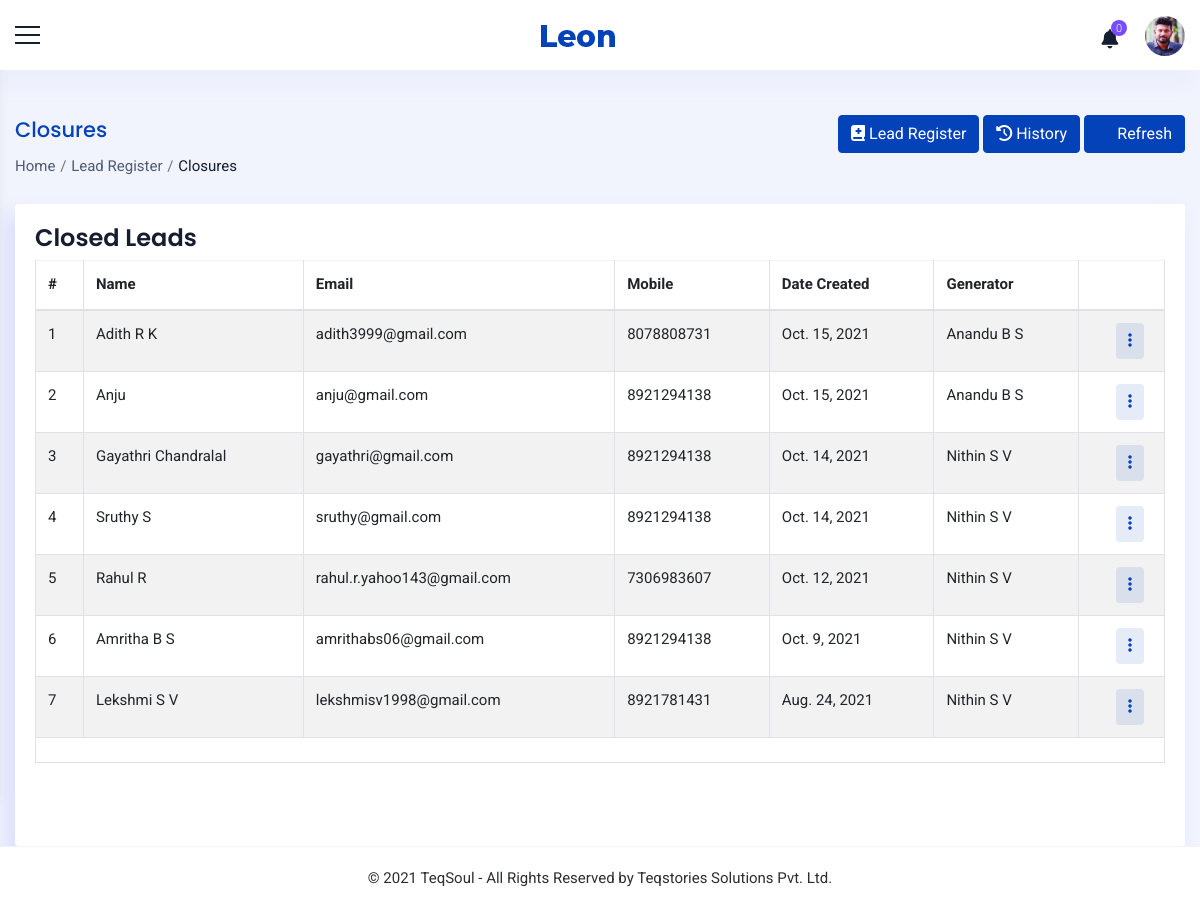
Page /sales/closure/ (signed in) on the committed database.
### accounts/models.py (models this page shows, shortened)
class Staff(models.Model):
    value= (
    ('1', 'Operations'),
    ('2', 'Sales'),
    ('3', 'Trainer'),
    ('4', 'Admin'),
    ('5', 'Operations Manager'),
    ('6', 'Sales Manager'),
    ('7', 'Trainer Manager'),
    )
    user = models.OneToOneField(User,on_delete=models.CASCADE,null=True,blank=True)
    name = models.CharField(max_length=100,null=True, blank=True)
    empid = models.CharField(max_length=100,null=True, blank=True)
    mobile = models.CharField(max_length=10,null=True, blank=True)
    email = models.EmailField(max_length=200,null=True, blank=True)
    sex = models.CharField(max_length=10,null=True,choices=sex_choices, blank=True)
    dob = models.DateField(null=True, blank=True)
    doj = models.DateField(null=True, blank=True)
    blood_group = models.CharField(max_length=100,null=True, blank=True,choices=groups)
    house = models.CharField(max_length=100,null=True, blank=True)
    street =models.CharField(max_length=100,null=True, blank=True)
    street2 =models.CharField(max_length=100,null=True, blank=True)
    city = models.CharField(max_length=100,null=True, blank=True)
    state = models.CharField(max_length=100,null=True,choices=state, blank=True)
    pin = models.CharField(max_length=100,null=True,blank=True)
    stype = models.CharField(max_length=100,null=True,choices=value, blank=True)
    status = models.CharField(max_length=20,choices=(('Active','Active'),('Inactive','Inactive')),default='Active')
    profile_pic = models.ImageField(null=True, blank=True,upload_to='images/dp/',default='accounts/static/images/user3.png')
    facebook = models.CharField(max_length=1000, null=True, blank=True)
    linkedin = models.CharField(max_length=1000, null=True, blank=True)
    instagram = models.CharField(max_length=1000, null=True, blank=True)
    approval = models.BooleanField(null=True, blank=True, default=False)
    def __str__(self):
        return self.name
    class Meta:
        unique_together = [['name']]

class Lead(models.Model):
    name = models.CharField(max_length=100,null=True, blank=True)
    email = models.EmailField(max_length=200,null=True,blank=True)
    mobile = models.CharField(max_length=10,null=True,blank=True)
    sex = models.CharField(max_length=10,null=True,choices=sex_choices,blank=True,default="Male")
    generator = models.ForeignKey(Staff,on_delete=models.CASCADE, blank=True,null=True,related_name='representative')
    created_on = models.DateField(null=True, blank=True)
    status = models.CharField(max_length=100,null=True, blank=True,choices=groups,default="New")
    lms = models.BooleanField(default = False)
    approval = models.CharField(max_length=100,null=True, blank=True,choices=approval_choices)
    to_be_approved_by = models.ForeignKey(Staff,on_delete=models.CASCADE, blank=True,null=True)

### accounts/views.py (the view)
# urls.py: path('sales/closure/',ViewClosure.as_view(),name='view_closure'),
class ViewClosure(View):
    def get(self, request):
        x = SalesOperation(request)
        if x == True:
            staff = Staff.objects.get(user=request.user)
            notify = Notifications(staff)
            count = CountNotifications(notify)
            if staff.stype == '4' or staff.stype == '6':
                lead = Lead.objects.filter(status='Converted').order_by('-created_on')
            else:
                lead = Lead.objects.filter(status='Converted',generator=staff).order_by('-created_on')
            page = Pagination(request,lead,10)
            context={'count':count,'notify':notify,'staff':staff,'lead':page}
            return render(request,'sales/closure.html',context)
        else:
            if request.user.is_authenticated:
                return render(request,'messages/common/permission_error.html')
            else:
                return redirect('home')

### accounts/functions.py (called while the page is built)
def Pagination(request,object,count):
    p = Paginator(object,count)
    page_num = request.GET.get('page',1)
    try:
        page = p.page(page_num)
    except EmptyPage:
        page = p.page(1)
    return (page)

def SalesOperation(request):
    user = request.user
    if user.is_authenticated:
        try:
            staff = Staff.objects.get(user=user)
            if staff.stype == '6' or staff.stype=='4' or staff.stype== '5' or staff.stype== '2':
                return (True)
            else:
                return (False)
        except:
            return (False)
    else:
        return (False)

def Notifications(staff):
    notifications = Notification.objects.filter(user1=staff,status='2').order_by('-date').order_by('-time')
    return notifications

def CountNotifications(notifications):
    count = 0
    for i in notifications:
        count = count +1
    return count

### accounts/templates/sales/closure.html (shortened to what this page needs)
{% extends 'common/main.html' %}
{% load static %}
{% block content %}
{% include 'common/header.html' %}
<div class="container_full">
    <div class="content_wrapper bg_homebefore inner-wrapper tables-sec">
        <div class="container-fluid">
            <div class="breadcrumbbar">
                <div class="row">
                  <div class="col-md-8 col-lg-8">
                    <h4 class="page-title">Closures</h4>
                    <div class="breadcrumb-list">
                      <ol class="breadcrumb">
                        <li class="breadcrumb-item"><a href="{% url 'home' %}">Home</a></li>
                        <li class="breadcrumb-item"><a href="{% url 'view_leads' %}">Lead Register</a></li>
                        <li class="breadcrumb-item active" aria-current="page">Closures</li>
                      </ol>
                    </div>
                  </div>
                  <div class="col-md-4 col-lg-4 mr-0">
                    <div class="widgetbar">
                        <a href="{% url 'view_leads' %}" class="btn btn-primary"><i class="fas fa-book-medical"></i> Lead Register</a>
                        <a href="{% url 'view_history' %}" class="btn btn-primary"><i class="fas fa-history"></i> History</a>
                        <button class="btn btn-primary" onclick="window.location.reload()"><i class="ti ti-reload mr-2"></i>Refresh</button>
                    </div>
                  </div>
                </div>
              </div>
        <div class="row ">
            <div class="col-12">
              <div class="card">
                <h4 class="m-t-0 header-title">Closed Leads</h4>
                <div class="table-responsive">
                <table id="demo-foo-filtering" class="table table-striped table-bordered toggle-circle m-b-0" >
                  <thead>
                    <tr>
                      <th>#</th>
                      <th>Name</th>
                      <th>Email</th>
                      <th>Mobile</th>
                      <th>Date Created</th>
                      {% if staff.stype == '4' or staff.stype == '5' or staff.stype == '6' %}
                      <th>Generator</th>
                      {% endif %}
                      <th class="text-right"></th>
                    </tr>
                  </thead>
                  <tbody>
                    {% for i in lead %}
                    <tr>
                      <td>{{forloop.counter}}</td>
                      <td>{{i.name}}</td>
                      <td>{{i.email}}</td>
                      <td>{{i.mobile}}</td>
                      <td>{{i.created_on}}</td>
                      {% if staff.stype == '4' or staff.stype == '6'  %}
                      <td>{{i.generator}}</td>
                      {% endif %}
                      <td class="text-right">
                        <div class="btn-group mr-2">
                          <div class="dropdown">
                            <button class="btn btn-round btn-primary-rgba" type="button" id="CustomdropdownMenuButton4" data-toggle="dropdown" aria-haspopup="true" aria-expanded="false"><i class="fas fa-ellipsis-v"></i></button>
                          </div>
                        </div>
                      </td>
                      {% empty %}
                      <td colspan="7">No closure to show.</td>
                    </tr>
                    {% endfor %}
                  </tbody>
                  <tfoot>
                    <tr class="active">
                      <td colspan="7"></td>
                    </tr>
                  </tfoot>
                </table></div><br><br>
                </div>
              </div>
            </div>
          </div>
          </div>
        </div>
        {% include 'common/footer.html' %}
    </div>
{% endblock %}

### accounts/templates/common/header.html (shortened to what this page needs)
{% load static %}
<div class="header-bg">
    <header class="main-header">
      <div class="container_header phone_view border_top_bott">
        <div class="row">
          <div class="col-md-12 d-flex justify-content-between align-items-center">
            <div class="menu-icon"> <a href="javascript:void(0)" class="menu-toggler sidebar-toggler"></a> </div>
            <div class="logo d-flex align-items-center justify-content-center"> <a href="javascript:void(0)"> <strong
                  class="logo_icon"> <img src="{% static 'images/small-logo.png' %}" alt=""> </strong>  </a> </div>
            <div class="right_detail">
              <div class="row d-flex align-items-center justify-content-end">
                <div class="col-xl-12 col-12 d-flex justify-content-end">
                  <div class="right_bar_top d-flex align-items-center">
                    {% if staff %}
                        {% include 'common/notifications.html' %}
                        <div class="dropdown dropdown-user"> <a href="javascript:void(0)" class="dropdown-toggle"
                            data-toggle="dropdown" data-hover="dropdown" data-close-others="true" aria-expanded="true"> <img
                              class="img-circle pro_pic" src="{{staff.profile_pic.url}}" alt="{{staff.name}}"> </a>
                        </div>
                    {% endif %}
                  </div>
                </div>
              </div>
            </div>
          </div>
        </div>
      </div>
    </header>
  </div>

### accounts/static/css/style.css (style rules this page uses)
* { margin: 0; padding: 0; }
body { font-family: 'Roboto', sans-serif; font-size: 15px; line-height: 1.57143; font-weight: 400; color: #2d2e2e; }
h1, h2, h3, h4, h5, h6 { font-family: Poppins, sans-serif; margin-top: 0; font-weight: 600; color: #151d2e; }
a { color: #2d2e2e; transition: all 0.3s ease 0s; }
a, a:hover, a:active, a:focus { outline: none; text-decoration: none; }
i { transition: all 0.4s ease-in-out 0s; }
ul, li { list-style: outside none none; }
.img-circle { border-radius: 50%; }
.table td, .table th { border-top: 1px solid rgba(82, 63, 105, 0.07) !important; }
.btn-primary { color: #ffffff; background-color: #0442ba; border-color: #0442ba; box-shadow: none; }
.container_full { background: #f1f3fd; margin-top: 70px; position: relative; min-height: calc(100vh - 133px); overflow-x: hidden; }
.content_wrapper { margin-left: 0; margin-right: 0px; margin-top: 0; min-height: 600px; padding: 25px 0px 0px 0px; position: relative; }
.bg_homebefore { position: relative; }
.content_wrapper { padding-top: 25px; transition: all 0.3s; margin-left: 0px; }
.card { border-radius: 3px; background-color: #ffffff; box-shadow: -8px 12px 18px 0 rgba(209, 218, 249, 0.8); border: none; }
.breadcrumbbar { margin: 20px 0 25px; padding: 0; background-color: transparent; border-radius: 3px; }
.breadcrumbbar .page-title { color: #0442ba; font-size: 21px; font-weight: 500; line-height: 30px; margin-bottom: 10px; }
.breadcrumbbar .breadcrumb-list { text-align: left; }
.breadcrumbbar .breadcrumb { margin: 0; padding: 0; display: inline-flex; background-color: transparent; }
.breadcrumbbar .breadcrumb .breadcrumb-item a { color: #4e5d71; }
.breadcrumbbar .breadcrumb .breadcrumb-item.active { color: #151d2e; }
.breadcrumbbar .breadcrumb-item + .breadcrumb-item { padding-left: 0.3rem; }
.breadcrumbbar .breadcrumb-item + .breadcrumb-item::before { padding-right: 0.3rem; }
.breadcrumbbar .widgetbar { text-align: right; }
.btn-primary-rgba { background-color: rgba(4, 66, 186, 0.1); border: none; color: #0442ba; }
.tables-sec .card { padding: 20px; }
.table thead th { vertical-align: bottom; border-bottom: 2px solid #dee2e6; border-top: none; }

### rows in the picture
Staff: profile_pic (picture)
Lead: name "Adith R K", email "adith3999@gmail.com", mobile "8078808731", created_on "Oct. 15, 2021", generator "Anandu B S"
Lead: name "Anju", email "anju@gmail.com", mobile "8921294138", created_on "Oct. 15, 2021", generator "Anandu B S"
Lead: name "Gayathri Chandralal", email "gayathri@gmail.com", mobile "8921294138", created_on "Oct. 14, 2021", generator "Nithin S V"
Lead: name "Sruthy S", email "sruthy@gmail.com", mobile "8921294138", created_on "Oct. 14, 2021", generator "Nithin S V"
Lead: name "Rahul R", email "rahul.r.yahoo143@gmail.com", mobile "7306983607", created_on "Oct. 12, 2021", generator "Nithin S V"
Lead: name "Amritha B S", email "amrithabs06@gmail.com", mobile "8921294138", created_on "Oct. 9, 2021", generator "Nithin S V"
Lead: name "Lekshmi S V", email "lekshmisv1998@gmail.com", mobile "8921781431", created_on "Aug. 24, 2021", generator "Nithin S V"

### other values in the picture
{{ count }} "0"
